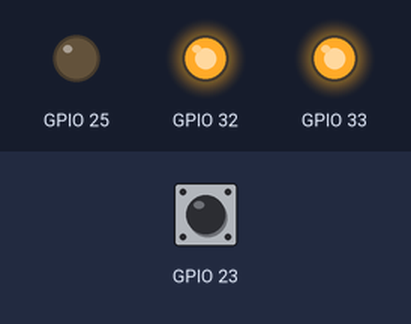
The program below on a simulated ESP32. On the bench: output pins drawn as LEDs (lit = HIGH). Inputs (shaded band) come from the test bench; at power-on: GPIO 23 HIGH. What the program prints to the serial monitor is not drawn.

Above: at 0.75 s.
At 1.2 s:
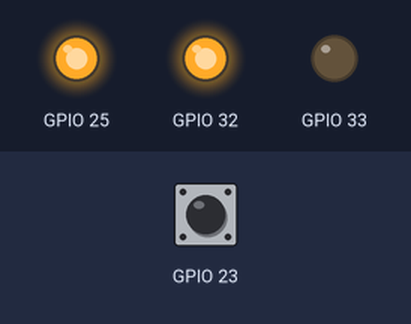
1.3 s: GPIO 23 pulled LOW for 0.15 s
At 2.4 s:
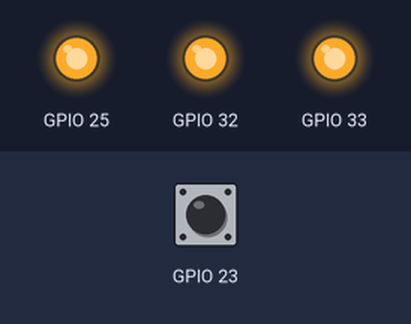
Timing chart, 0 to 4.3 s (numbered marks = the images above; inputs shaded):
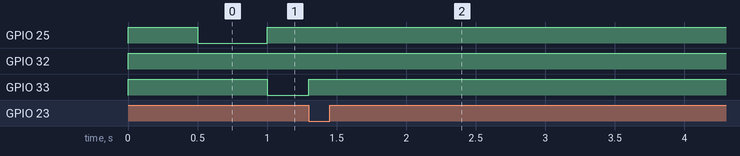

Measured:
- after the input at 1.3 s, GPIO 25, GPIO 32: stops changing and stays HIGH

The program:

main.cpp
```cpp
/*
面向对象的点灯程序
by chenzy
*/
#include <Arduino.h>
#include "LED.h"

//使用封装了task的类必须在全局中创建
Led led1(32,2000,"NO1");
Led led2(33,1000,"NO2");
Led led3(25,500,"NO3");

void setup() {
  // put your setup code here, to run once:
  Serial.begin(115200);
  pinMode(23,INPUT_PULLUP);

  Serial.println("开启任务");
  led1.openLed();
  led2.openLed();
  led3.openLed();
}

void loop() {
  if(digitalRead(23)==LOW){
    Serial.println("删除任务");
    led1.closeLed();
    led2.closeLed();
    led3.closeLed();
    delay(1000);
  }
}
```

LED.cpp
```cpp
#include "LED.h"

Led::~Led(){}

Led::Led(){
  _pin = 2;
  _color = "UNKOWN";
}

Led::Led(byte pin_parm,int delayTime,String color_param) : _delayTime(delayTime),_color(color_param){
  setPin(pin_parm);
}

void Led::setPin(byte pin_param){

  if ((pin_param < 40) && (pin_param >= 0))
  {
    _pin = pin_param;
    pinMode(_pin, OUTPUT);
  }
  else
  {
    _pin = 2;
    Serial.println("invalid pin number, use default pin 2 instead");
  }
}


byte Led::getPin() const{
  return _pin;
}

void Led::on() const{
  digitalWrite(_pin,HIGH);
}

void Led::off() const{
  digitalWrite(_pin,LOW);
}

void Led::toggle() const{
  digitalWrite(_pin,!digitalRead(_pin));
}

void Led::task(){
  while (1)
  {
    this->toggle();
    vTaskDelay(this->_delayTime);
  }
}

  //下面的函数封装任务到类中的关键函数
  void Led::startTaskImpl(void* _this) {
  static_cast<Led*>(_this)->task();
}

  void Led::openLed(){
  xTaskCreate(this->startTaskImpl,"Task",2048,this,5,&_taskHandle);
}

  void Led::closeLed(){
  this->on();
  vTaskDelete(_taskHandle);
}
```

LED.h
```cpp
/*
   参考文献:
   https://www.freertos.org/FreeRTOS_Support_Forum_Archive/July_2010/freertos_Is_it_possible_create_freertos_task_in_c_3778071.html
   https://stackoverflow.com/questions/45831114/c-freertos-task-invalid-use-of-non-static-member-function
   https://electronics.stackexchange.com/questions/373793/using-c-objects-within-freertos-tasks
*/
#ifndef LED_H
#define LED_H
#include <Arduino.h>

//关键：使用该类时创建实体对象的时候一定要在全局创建
//定义LED类
//_pin定义管脚,setPin()设置管脚号
//getPin()获得管脚号
//getDelayTime()获得延时值
//on()管脚为高电平
//off（）管脚为低电平
//toggle()高低电平交替
//task();//在结构体中封装任务函数时所所使用的任务函数
//关键：startTaskImpl();//用于显性的转换task()类型，这是封装任务函数的关键
//openLed();//供用户使用封装好的开启led的函数
//closeLed();//供用户使用封装好的关闭led的函数
class Led{
  private://self and friend
   byte _pin;
   String _color;
   int _delayTime;
   TaskHandle_t _taskHandle;
   //TaskHandle_t这个句柄其实就是任务的任务堆栈

  public:
    Led();//默认的constructor(构造函数)
    Led(byte pin_parm,int delay_Time = 1000,String color_param="UNKOWN");//重载构造函数（overload constructor)
    ~Led();//析构函数(destructor)

    void setPin(byte pin_param);//设置管脚
    byte getPin() const;//获得管脚值
    int getDelayTime() const {return _delayTime;};//获得延时值
    //iint getDelayTime()书写中使用了inline function方式
    //一般不推荐在头文件中使用，原则上头文件只定义函数，而不实现方法
    void on() const;//高电平
    void off() const;//低电平
    void toggle() const;//高低电平交替变化

    void task();//在结构体中封装任务函数时所所使用的任务函数
    static void startTaskImpl(void*);//用于显性的转换task()类型，这是封装任务函数的关键
    //xTaskCreate不能直接调用task()而是要调用转换后的函数
    //使用了static_cast<>运算符来进行显性类型转换
    //具体说明看https://blog.csdn.net/weixin_41036447/article/details/115984885
    void openLed();//供用户使用封装好的开启led的函数
    void closeLed();//供用户使用封装好的关闭led的函数

};

#endif
```
